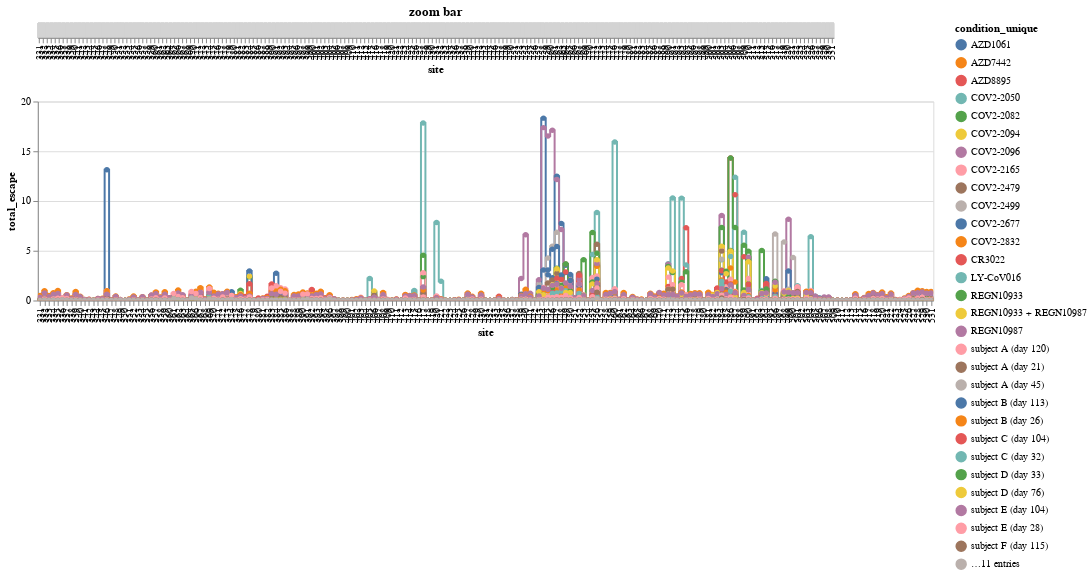

Notebook code cell kept with this figure:
### Markdown cell above
Combine plots:

### Code cell


### Figure 1 — Vega-Lite specification as saved in the notebook (floating-point values rounded to 4 significant figures; data arrays with more than 128 entries replaced by an {"elided": "..."} marker saying what was removed)
{"config": {"view": {"continuousWidth": 400, "continuousHeight": 300}}, "vconcat": [{"mark": {"type": "rect", "color": "lightgray"}, "encoding": {"x": {"type": "ordinal", "field": "site"}}, "height": 15, "selection": {"selector001": {"type": "interval", "encodings": ["x"], "mark": {"stroke": "black", "strokeWidth": 2}}}, "title": "zoom bar", "width": 800}, {"mark": {"type": "line", "clip": true, "interpolate": "step", "point": true}, "encoding": {"color": {"type": "nominal", "field": "condition_unique"}, "x": {"type": "ordinal", "field": "site"}, "y": {"type": "quantitative", "field": "total_escape"}}, "height": 200, "selection": {"selector004": {"type": "interval", "bind": "scales", "encodings": ["x", "y"]}}, "transform": [{"filter": {"selection": "selector001"}}], "width": 900}], "data": {"name": "data-8a3f5ffca8f2949c6b764c0f61fa8872"}, "$schema": "https://vega.github.io/schema/vega-lite/v4.8.1.json", "datasets": {"data-8a3f5ffca8f2949c6b764c0f61fa8872": {"elided": "8040 records"}}}
